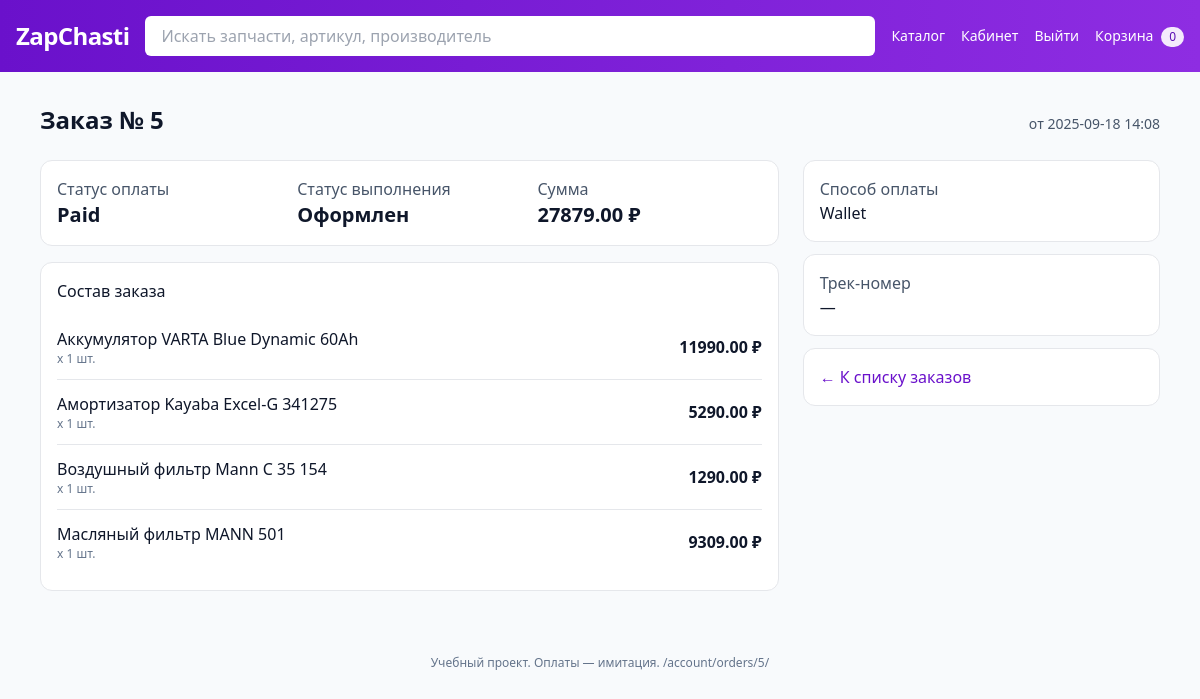
Screenshot of /account/orders/5/ (signed in) with the database file from the repository.
### apps/orders/models.py (models this page shows, shortened)
class Order(models.Model):
    STATUS_CHOICES = (
        ("created", "Created"),
        ("paid", "Paid"),
        ("failed", "Failed"),
        ("canceled", "Canceled"),
    )
    FULFILLMENT_CHOICES = (
        ("placed", "Оформлен"),
        ("packed", "Собран"),
        ("shipped", "Отправлен"),
        ("ready", "Доставлен в пункт выдачи"),
    )
    PAYMENT_METHOD_CHOICES = (
        ("wallet", "Wallet"),
        ("card", "Card"),
        ("balance", "Balance"),
    )
    user = models.ForeignKey(settings.AUTH_USER_MODEL, on_delete=models.CASCADE, related_name="orders")
    total = models.DecimalField(max_digits=12, decimal_places=2, default=0)
    status = models.CharField(max_length=10, choices=STATUS_CHOICES, default="created")
    payment_method = models.CharField(max_length=10, choices=PAYMENT_METHOD_CHOICES)
    fulfillment_status = models.CharField(max_length=12, choices=FULFILLMENT_CHOICES, default="placed")
    tracking_number = models.CharField(max_length=32, blank=True, default="")
    created_at = models.DateTimeField(default=timezone.now)
    updated_at = models.DateTimeField(auto_now=True)
    class Meta:
        ordering = ["-created_at"]

class OrderItem(models.Model):
    order = models.ForeignKey(Order, on_delete=models.CASCADE, related_name="items")
    product = models.ForeignKey(Product, on_delete=models.PROTECT)
    quantity = models.PositiveIntegerField(default=1)
    unit_price = models.DecimalField(max_digits=12, decimal_places=2)

### apps/catalog/models.py (models this page shows, shortened)
class Product(models.Model):
    name = models.CharField(max_length=200)
    slug = models.SlugField(max_length=220, unique=True)
    sku = models.CharField(max_length=100, unique=True)
    description = models.TextField(blank=True)
    manufacturer = models.CharField(max_length=120, blank=True)
    price = models.DecimalField(max_digits=12, decimal_places=2)
    in_stock = models.PositiveIntegerField(default=0)
    images = models.JSONField(default=list, blank=True)
    category = models.ForeignKey(Category, on_delete=models.PROTECT, related_name="products")
    compatibility = models.JSONField(default=list, blank=True, help_text="Список объектов {make, model, year}")
    created_at = models.DateTimeField(auto_now_add=True)
    updated_at = models.DateTimeField(auto_now=True)
    class Meta:
        ordering = ["name"]

### apps/orders/views.py (the view)
# urls.py: path('account/orders/<int:pk>/', site_order_detail, name='site-order-detail'),
@login_required
def site_order_detail(request, pk: int):
    order = get_object_or_404(Order, pk=pk, user=request.user)
    items = order.items.select_related('product').all()
    return render(request, 'orders/order_detail.html', {'order': order, 'items': items})

### apps/templates/orders/order_detail.html (shortened to what this page needs)
{% extends 'base.html' %}
{% block content %}
  <div class="flex items-baseline justify-between mb-6">
    <h1 class="text-2xl font-semibold">Заказ № {{ order.id }}</h1>
    <div class="text-sm text-slate-600">от {{ order.created_at|date:"Y-m-d H:i" }}</div>
  </div>
  <div class="grid grid-cols-1 md:grid-cols-3 gap-6">
    <section class="md:col-span-2 space-y-4">
      <div class="rounded-xl border bg-white p-4">
        <div class="grid grid-cols-1 md:grid-cols-3 gap-4">
          <div>
            <div class="text-slate-600">Статус оплаты</div>
            <div class="text-xl font-semibold">{{ order.get_status_display }}</div>
          </div>
          <div>
            <div class="text-slate-600">Статус выполнения</div>
            <div class="text-xl font-semibold">{{ order.get_fulfillment_status_display }}</div>
          </div>
          <div>
            <div class="text-slate-600">Сумма</div>
            <div class="text-xl font-semibold">{{ order.total }} ₽</div>
          </div>
        </div>
      </div>
      <div class="rounded-xl border bg-white p-4">
        <h2 class="font-medium mb-3">Состав заказа</h2>
        <div class="divide-y">
          {% for it in items %}
            <div class="py-3 flex items-center justify-between">
              <div>
                <div class="font-medium">{{ it.product.name }}</div>
                <div class="text-xs text-slate-500">x {{ it.quantity }} шт.</div>
              </div>
              <div class="font-semibold">{{ it.unit_price }} ₽</div>
            </div>
          {% endfor %}
        </div>
      </div>
    </section>
    <aside class="space-y-3">
      <div class="rounded-xl border bg-white p-4">
        <div class="text-slate-600">Способ оплаты</div>
        <div class="font-medium">{{ order.get_payment_method_display }}</div>
      </div>
      <div class="rounded-xl border bg-white p-4">
        <div class="text-slate-600">Трек-номер</div>
        <div class="font-medium">{{ order.tracking_number|default:"—" }}</div>
      </div>
      <div class="rounded-xl border bg-white p-4">
        <a class="text-brand-600 hover:underline" href="/account/orders/">← К списку заказов</a>
      </div>
    </aside>
  </div>
{% endblock %}

### rows the page displays
Order: id "5", created_at "2025-09-18 14:08", status "Paid", fulfillment_status "Оформлен", total "27879.00", payment_method "Wallet", tracking_number "—"
OrderItem: product.name "Аккумулятор VARTA Blue Dynamic 60Ah", quantity "1", unit_price "11990.00"
OrderItem: product.name "Амортизатор Kayaba Excel-G 341275", quantity "1", unit_price "5290.00"
OrderItem: product.name "Воздушный фильтр Mann C 35 154", quantity "1", unit_price "1290.00"
OrderItem: product.name "Масляный фильтр MANN 501", quantity "1", unit_price "9309.00"

### other values shown
{{ request.path }} "/account/orders/5/"
